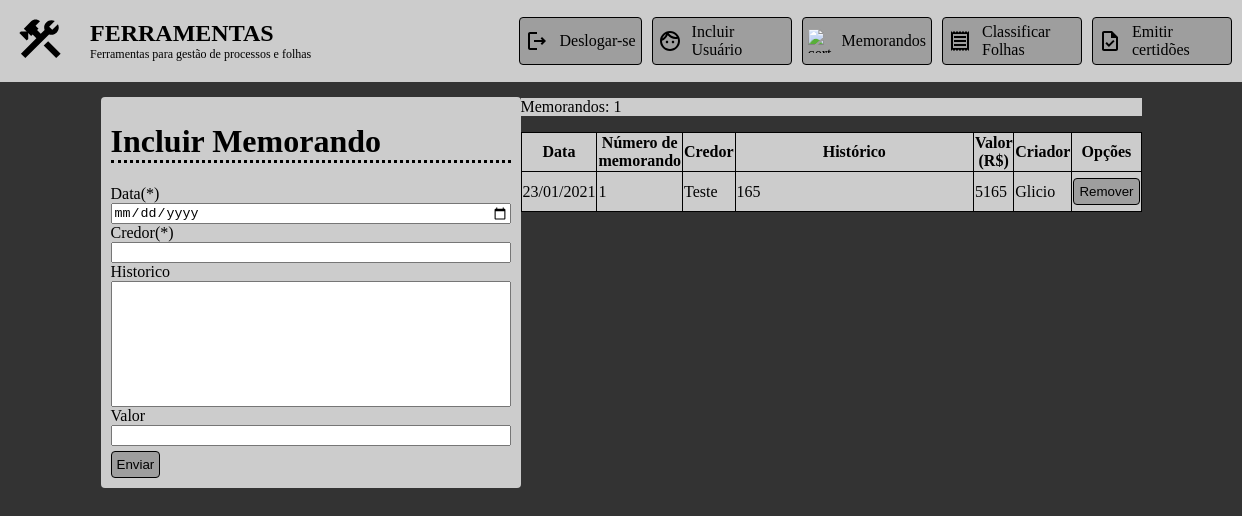
The app's page /memorando (signed in), older data.
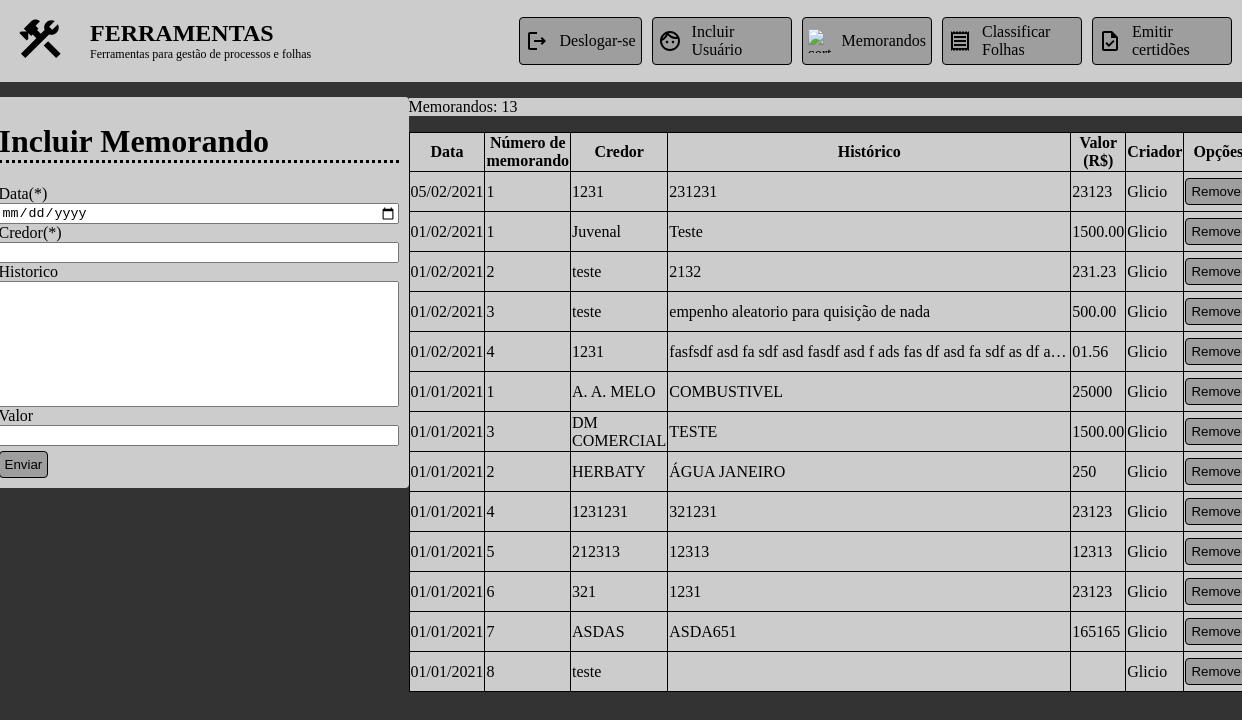
The same page, newer data.
### ferramentas/models.py (models this page shows, shortened)
class Memorando(db.Model):
    id = db.Column(db.Integer(), primary_key=True)
    n_memorando = db.Column(db.String(), nullable=False)
    data_memorando = db.Column(db.DateTime(), nullable=False)
    credor = db.Column(db.String(), nullable=False)
    historico = db.Column(db.String())
    valor = db.Column(db.String())
    id_criador = db.Column(db.Integer(), db.ForeignKey('user.id'))
    secretaria_criador = db.Column(db.String())
    @property
    def n_memo_to_set(self):
        return self.n_memo_to_set

class User(db.Model, UserMixin):
    id = db.Column(db.Integer(), primary_key=True)
    nivel = db.Column(db.Integer(), nullable=False)
    username = db.Column(db.String(), unique=True, nullable=False)
    password_hash = db.Column(db.String(), nullable=False)
    secretaria = db.Column(db.String(), nullable=False)
    processos = db.relationship('Memorando', backref="criador",lazy=True)
    @property
    def password(self):
        return self.password

### ferramentas/routes.py (the view, shortened to what this page needs)
@app.route("/memorando", methods=("GET","POST"))
@login_required
def memorando():
    form = MemorandoIncluirForm()
    form2 = RegisterForm()
    table = Memorando.query.filter_by(secretaria_criador=current_user.secretaria).order_by(Memorando.data_memorando.desc()).all()
    table2 = Memorando.query.filter_by(secretaria_criador=current_user.secretaria).order_by(Memorando.n_memorando).all()
    if form.errors:
        flash(form.errors)
    if form2.is_submitted():
        memo = str(request.form.get("memo")).split("_")
        print(memo[0])
        Memorando.query.filter_by(data_memorando=datetime.datetime.strptime(memo[0], '%Y-%m-%d %H:%M:%S'),n_memorando=memo[1]).delete()
        db.session.commit()
        return redirect(url_for('memorando'))
    return render_template("memorandos.html", form=form, table=table,user=User,form2=form2)

### ferramentas/forms.py (shortened to what this page needs)
class MemorandoIncluirForm(FlaskForm):
    data = DateField('Data(*)',validators=[DataRequired()],format="%Y-%m-%d")
    credor = StringField('Credor(*)',validators=[DataRequired()])
    historico = TextAreaField('Historico')
    valor = StringField('Valor')
    submit = SubmitField(label='Enviar')

class RegisterForm(FlaskForm):
    name = StringField('Nome', validators=[DataRequired(message="Campo Obrigatório"), Length(min=3, max=12,message="Máximo de 12 caráteres, mínimo  de 3")])
    password = PasswordField('Senha', validators=[DataRequired(message="Campo Obrigatório"), Length(min=8, max=32,message="Máximo de 32 caráteres, mínimo  de 8")])
    secretaria = StringField('Secretaria', validators=[DataRequired(message="Campo Obrigatório")])
    nivel = StringField('Nivel de Usuário', validators=[DataRequired()])
    submit = SubmitField(label='Enviar')

### ferramentas/forms.py (called while the page is built)
@login_manager.user_loader
def load_user(user_id):
    return User.query.get(int(user_id))

### ferramentas/funcoes.py (called while the page is built)
def formatData(data):
    data = str(data).rsplit()
    data = data[0].rsplit("-")
    return data[2]+"/"+data[1]+"/"+data[0]

### ferramentas/templates/memorandos.html (shortened to what this page needs)
<!DOCTYPE html>
<html lang="pt-br">
{%extends "navbar.html"%}
{%block content%}
<div class="container">
    <div class="links" id="memo-form">
        <h1>Incluir Memorando</h1>
        <form method="POST">
            <div class="campo">
                {{form.data.label}}
                {{form.data(autocomplete="off")}}
            </div>
            <div class="campo">
                {{form.credor.label}}
                {{form.credor(autocomplete="on")}}
            </div>
            <div class="campo">
                {{form.historico.label}}
                {{form.historico(style="resize: none; height: 15vh;")}}
            </div>
            <div class="campo">
                {{form.valor.label}}
                {{form.valor}}
            </div>
            {{form.submit(class="btn")}}
        </form>
    </div>
    <div class="">
        <table>
            <thead>
                <th>Data</th>
                <th>Número de memorando</th>
                <th>Credor</th>
                <th>Histórico</th>
                <th>Valor (R$)</th>
                <th>Criador</th>
                <th>Opções</th>
            </thead>
            <tbody>
            <p style="background-color: #ccc;">Memorandos: {{table|length}}</p>
            {% if table|length > 0 %}
                {% for i in table %}
                    <tr>
                        <td>{{formatData(i.data_memorando)}}</td>
                        <td>{{i.n_memorando}}</td>
                        <td>{{i.credor}}</td>
                        <td class="historico-cell">{{i.historico}}</td>
                        <td>{{i.valor}}</td>
                        <td>{{ user.query.filter_by(id=i.id_criador).first().username }}</td>
                        <td>
                            <form method="post" id="form-options">
                                {{form2.submit(value="Remover", class="btn")}}
                            </form>
                        </td>
                    </tr>
                {%endfor%}
            {% endif %}
            </tbody>
        </table>
    </div>
</div>
{%endblock%}

### ferramentas/templates/navbar.html (shortened to what this page needs)
<!DOCTYPE html>
<html lang="pt-br">
<head>
    <link rel="stylesheet" href="{{ url_for('static', filename='css/style.css') }}">
</head>
<body>
    <nav class="header">
        <a href="{{url_for('home')}}"><img src="{{url_for('static',filename='rsc/ferramentas.svg')}}" alt="Logo" width="70" height="50"></a>
        <div class="logo">
                <h1>FERRAMENTAS</h1>
            <p>Ferramentas para gestão de processos e folhas</p>
        </div>
        <div class="links-header">
            {% if current_user.is_authenticated %}
            <a href="{{url_for('logout_page')}}" class="btn"><img src="{{url_for('static',filename='rsc/logout.svg')}}" alt="certidao" width="24" height="24" class="icon"><span>Deslogar-se</span></a>
                {% if current_user.nivel == 3%}
                    <a href="{{url_for('register_page')}}" class="btn"><img src="{{url_for('static',filename='rsc/incluir.svg')}}" alt="certidao" width="24" height="24" class="icon"><span>Incluir Usuário</span></a>
                {% endif %}
            {% else %}
            <a href="{{url_for('login_page')}}" class="btn"><img src="{{url_for('static',filename='rsc/login.svg')}}" alt="certidao" width="24" height="24" class="icon"><span>Logar-se</span></a>
            {% endif%}
            <a href="{{url_for('memorando')}}" class="btn"><img src="{{url_for('static',filename='rsc/memorando.svg')}}" alt="certidao" width="24" height="24" class="icon"><span>Memorandos</span></a>
            <a href="{{url_for('folha')}}" class="btn"><img src="{{url_for('static',filename='rsc/folha.svg')}}" alt="certidao" width="24" height="24" class="icon"><span>Classificar Folhas</span></a>
            <a href="{{url_for('certidoes')}}" class="btn"><img src="{{url_for('static',filename='rsc/certidao.svg')}}" alt="Bransão de Alagoas" width="24" height="24" class="icon"><span>Emitir certidões</span></a>
        </div>
    </nav>
{% block content%}
{% endblock%}
</body>
</html>

### ferramentas/static/css/style.css (style rules this page uses)
body { background-color: #333; padding: 0; margin: 0; min-height: 100%; }
html { height: auto; }
a { text-decoration: none; color: black; }
.container { display: grid; grid-template-columns: auto auto; grid-template-columns: auto auto auto; justify-content: center; }
.btn { margin: 0.2rem; cursor: pointer; background: #ccc; border: 1px black solid; border-radius: 0.25rem; transition: .3s ease; }
table { background-color: #ccc; border: black 1px solid; border-radius: 0.25rem; width: 50vw; border-collapse: collapse; }
table,th { border: black 1px solid; }
table,tr { border: black 1px solid; }
table,td { border-left: black 1px solid; }
.historico-cell { width: 25rem; height: 1rem; max-width: 25rem; overflow: hidden; text-overflow: ellipsis; white-space: nowrap; }
.header { margin: 0; padding: 5px; background-color: #ccc; color: black; display: flex; align-items: center; }
.icon { padding-right: 10px; }
.header .btn { max-width: 8rem; margin: 0 5px; }
.links-header { display: flex; margin-left: auto; }
.links { min-width: 25rem; max-width: 25rem; width: fit-content; height: fit-content; margin: 15px auto; padding: 5px 10px; border-radius: 0.25rem; background-color: #ccc; color: black; display: flex; flex-direction: column; justify-content: center; }
.links H1 { border-bottom: black 3px dotted; }
.btn { display: flex; align-items: center; max-width: 25rem; background-color: rgb(158, 158, 158); display: flex; border: black 1px solid; border-radius: 0.25rem; padding: 5PX; margin: 5px 0; align-items: center; transition: .1s ease; }
.logo { margin: 15px; }
.logo h1 { padding: 0; margin: 0; }
.logo p { font-size: 12px; padding: 0; margin: 0; }
.campo { display: flex; flex-direction: column; }

Row changes from the older to the newer data that the page shows:
added Memorando: data_memorando "05/02/2021", n_memorando "1", credor "1231", historico "231231", valor "23123", {{ user.query.filter_by(id=i.id_criador).first().username }} "Glicio"
added Memorando: data_memorando "01/02/2021", n_memorando "1", credor "Juvenal", historico "Teste", valor "1500.00", {{ user.query.filter_by(id=i.id_criador).first().username }} "Glicio"
added Memorando: data_memorando "01/02/2021", n_memorando "2", credor "teste", historico "2132", valor "231.23", {{ user.query.filter_by(id=i.id_criador).first().username }} "Glicio"
added Memorando: data_memorando "01/02/2021", n_memorando "3", credor "teste", historico "empenho aleatorio para quisição de nada", valor "500.00", {{ user.query.filter_by(id=i.id_criador).first().username }} "Glicio"
added Memorando: data_memorando "01/02/2021", n_memorando "4", credor "1231", historico "fasfsdf asd fa sdf asd fasdf asd f ads fas df asd fa sdf as df a…", valor "01.56", {{ user.query.filter_by(id=i.id_criador).first().username }} "Glicio"
changed Memorando: data_memorando "23/01/2021" → "01/01/2021"; credor "Teste" → "A. A. MELO"; historico "165" → "COMBUSTIVEL"; valor "5165" → "25000"
added Memorando: data_memorando "01/01/2021", n_memorando "3", credor "DM COMERCIAL", historico "TESTE", valor "1500.00", {{ user.query.filter_by(id=i.id_criador).first().username }} "Glicio"
added Memorando: data_memorando "01/01/2021", n_memorando "2", credor "HERBATY", historico "ÁGUA JANEIRO", valor "250", {{ user.query.filter_by(id=i.id_criador).first().username }} "Glicio"
added Memorando: data_memorando "01/01/2021", n_memorando "4", credor "1231231", historico "321231", valor "23123", {{ user.query.filter_by(id=i.id_criador).first().username }} "Glicio"
added Memorando: data_memorando "01/01/2021", n_memorando "5", credor "212313", historico "12313", valor "12313", {{ user.query.filter_by(id=i.id_criador).first().username }} "Glicio"
added Memorando: data_memorando "01/01/2021", n_memorando "6", credor "321", historico "1231", valor "23123", {{ user.query.filter_by(id=i.id_criador).first().username }} "Glicio"
added Memorando: data_memorando "01/01/2021", n_memorando "7", credor "ASDAS", historico "ASDA651", valor "165165", {{ user.query.filter_by(id=i.id_criador).first().username }} "Glicio"
added Memorando: data_memorando "01/01/2021", n_memorando "8", credor "teste", {{ user.query.filter_by(id=i.id_criador).first().username }} "Glicio"
Text that changed along with them:
{{ table|length }}: "1" → "13"
